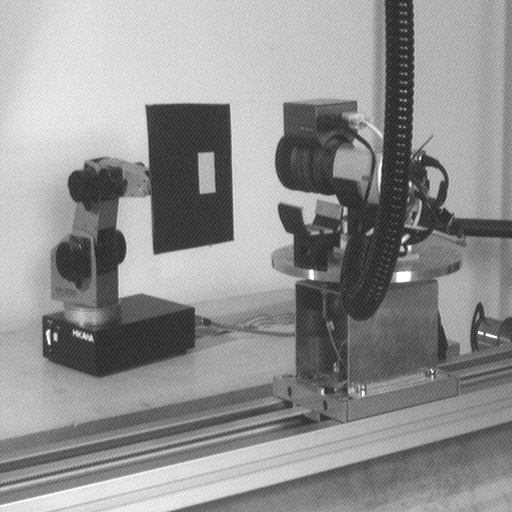
%> input picture images/eye-hand.png, 512 x 512 px
$ octave task2.m   (GNU Octave 9; MATLAB toolbox functions it lacks are replaced by stand-ins)
%> lines starting %> are read from the running program, lines starting %| are printed output that depends on the picture; in (x1, y1, x2, y2) boxes, pixels count from 0 and x2, y2 are one past the last pixel; in counts of white or black regions, pixels touching at a corner belong together; the program's own positions count from 1
clear all; close all; clc;

% Read and display the original noisy image
im = im2double(imread('eye-hand.png'));
%> im: size 512x512 double; min 0.122, max 1, mean 0.57

% Compute the 2D Fourier Transform of the image
imf = fftshift(fft2(im));

% Display the magnitude spectrum of the Fourier Transform
figure, imshow(log(abs(imf) + 1), []), colormap(), colorbar;
%> after `imshow(log(abs(imf) + 1), [])`:
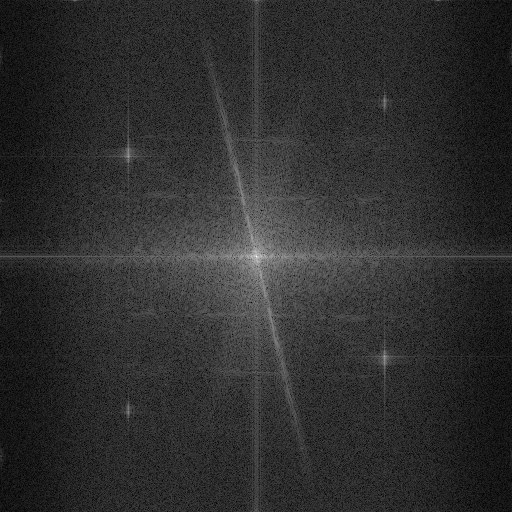
%> displayed picture: size 512x512, on the screen's scale of 0 to 255; min 0, max 255, mean 46.4
title('Fourier Transform of the Noisy Image');
impixelinfo;
figure, imshow(im), title('Original Image');

% Manually identified positions of the noise frequencies
x1 = 130; y1 = 160; % Top Left
x2 = 130; y2 = 410; % Bottom Left
x3 = 385; y3 = 102; % Top Right
x4 = 385; y4 = 357; % Bottom Right

% Create a notch filter that is 1 everywhere except for regions around identified frequencies
filter = ones(size(im));
filter(x1-50:x1+50, y1-50:y1+50) = 0;
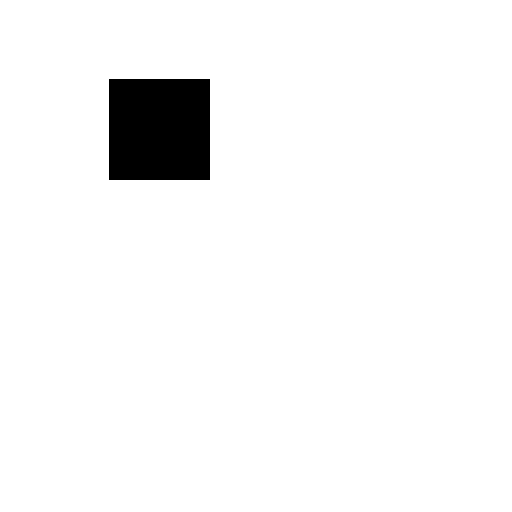
%> filter: size 512x512 double; values 0 (black) and 1 (white), 96.1% white; 1 black region, box (x1, y1, x2, y2) and area: (109, 79, 210, 180) 10201
filter(x2-50:x2+50, y2-50:y2+50) = 0;
filter(x3-50:x3+50, y3-50:y3+50) = 0;
filter(x4-50:x4+50, y4-50:y4+50) = 0;
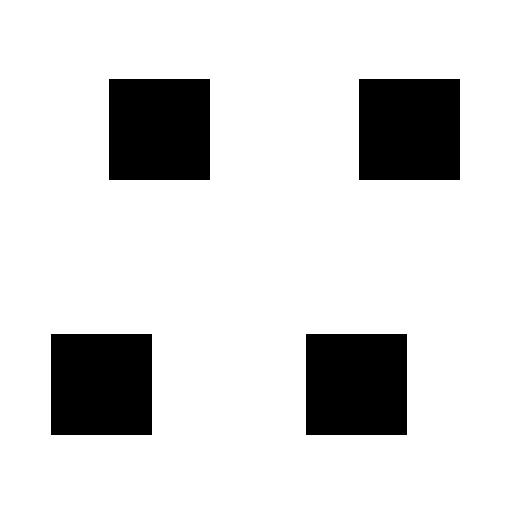
%> filter: size 512x512 double; values 0 (black) and 1 (white), 84.4% white; 4 black regions, box (x1, y1, x2, y2) and area: (109, 79, 210, 180) 10201, (359, 79, 460, 180) 10201, (51, 334, 152, 435) 10201, (306, 334, 407, 435) 10201

% Apply the notch filter in the frequency domain
filteredImf = imf .* filter;
figure, imshow(log(abs(filteredImf) + 1), []), colormap(), colorbar,  title('Filtered Fourier');
%> after `imshow(log(abs(filteredImf) + 1), [])`:
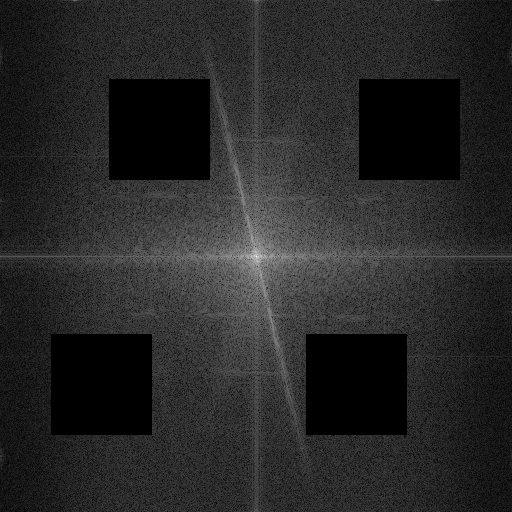
%> displayed picture: size 512x512, on the screen's scale of 0 to 255; min 0, max 255, mean 39.6

% Inverse Fourier Transform to get back to spatial domain
filteredIm = real(ifft2(ifftshift(filteredImf)));
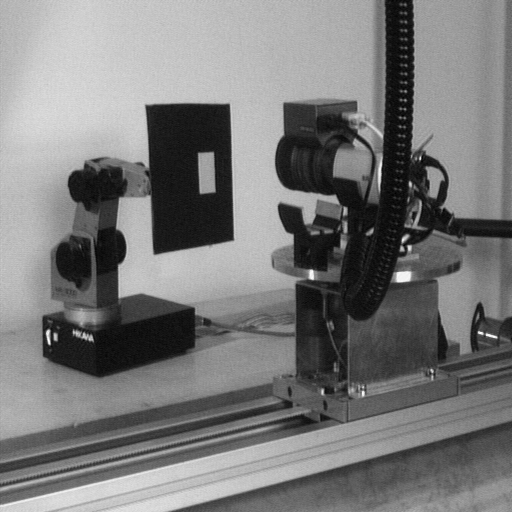
%> filteredIm: size 512x512 double; min 0.133, max 1.05, mean 0.57; drawn with min black and max white

% Display the filtered image
figure, imshow(filteredIm, []), title('Filtered Image');

$ run again, with images/baboon.png copied over images/eye-hand.png
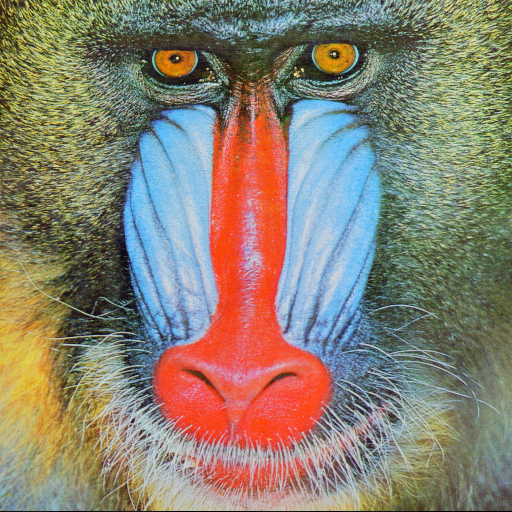
%> input picture images/baboon.png, 512 x 512 px
%> `imshow(log(abs(filteredImf) + 1), [])`:
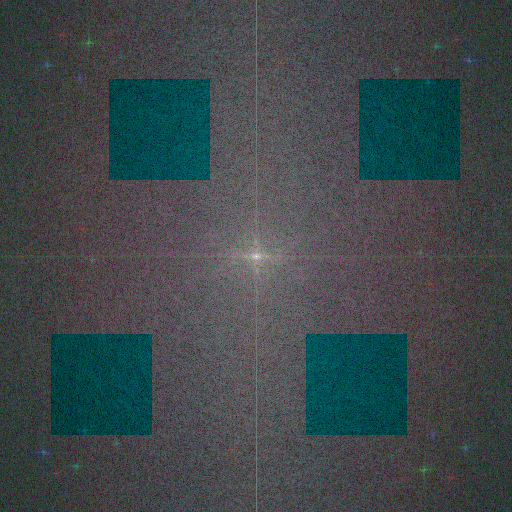
%> displayed picture: size 512x512x3, on the screen's scale of 0 to 255; mean R, G, B 62.3, 72.4, 74.7
%> `filteredIm = real(ifft2(ifftshift(filteredImf)));`:
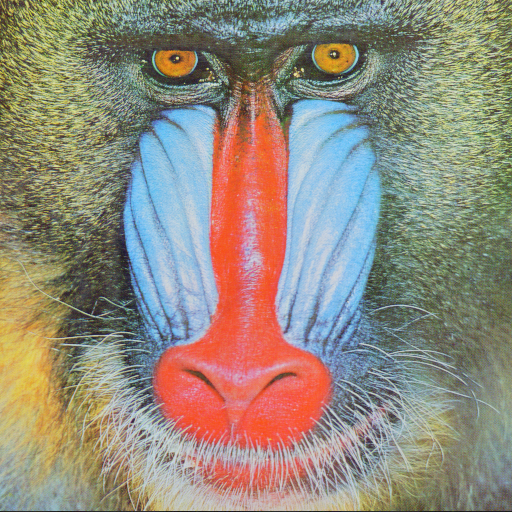
%> filteredIm: size 512x512x3 double; mean R, G, B 0.539, 0.505, 0.444; mean of the top-left, top-right, bottom-left and bottom-right quarters 0.459, 0.508, 0.523, 0.493; drawn with min black and max white
